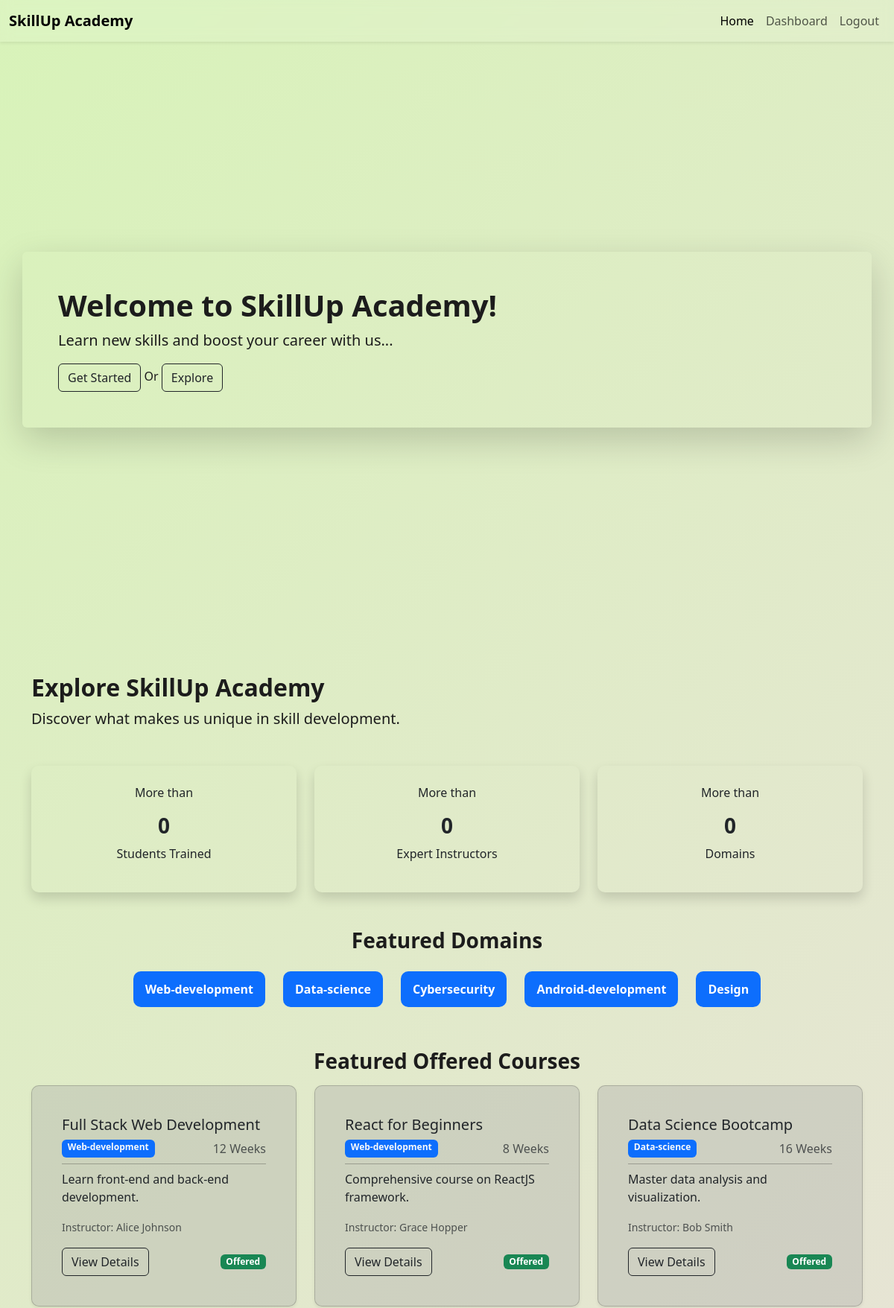
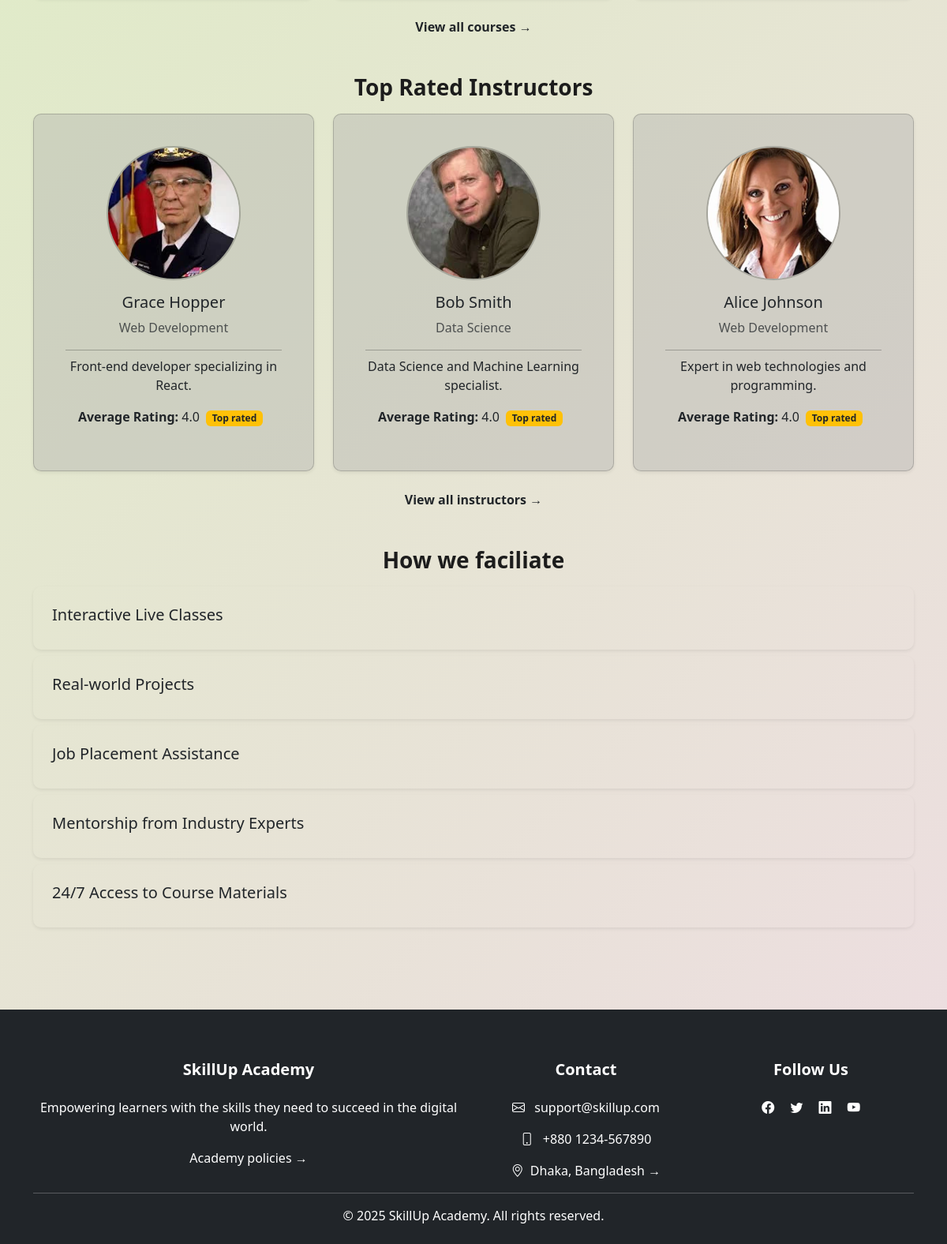
/ (signed in), run on the app's committed database (2 pictures, top to bottom).
### tables this page shows
CREATE TABLE `courses` (
  `c_id` smallint(6) NOT NULL,
  `title` varchar(100) NOT NULL,
  `amount` smallint(6) NOT NULL,
  `description` varchar(500) NOT NULL,
  `domain` varchar(50) NOT NULL,
  `duration` smallint(6) NOT NULL,
  `u_id` int(11) NOT NULL,
  `start_date` date NOT NULL,
  `status` varchar(7) NOT NULL,
  `url` varchar(50) DEFAULT NULL
);

CREATE TABLE `users` (
  `u_id` int(11) NOT NULL,
  `email` varchar(50) NOT NULL,
  `contact` varchar(10) NOT NULL,
  `reg_date` date NOT NULL DEFAULT curdate(),
  `dob` date NOT NULL,
  `gender` varchar(6) NOT NULL,
  `name` varchar(100) NOT NULL
);

CREATE TABLE `instructors` (
  `u_id` int(11) NOT NULL,
  `bio` varchar(500) DEFAULT NULL,
  `domain` varchar(50) NOT NULL,
  `title` varchar(10) NOT NULL,
  `skills` varchar(100) DEFAULT NULL,
  `image` varchar(100) DEFAULT NULL
);

### index.php (the view, shortened to what this page needs)
<?php
include 'auth/cnct.php';
?>
<!DOCTYPE html>
<html lang="en">
<head>
    <link href="https://cdn.jsdelivr.net/npm/bootstrap@5.3.7/dist/css/bootstrap.min.css" rel="stylesheet">
    <link rel="stylesheet" href="https://cdn.jsdelivr.net/npm/bootstrap-icons@1.11.3/font/bootstrap-icons.css">
<link rel="preload" href="style.css" as="style" onload="this.onload=null;this.rel='stylesheet'">
</head>
<body>
<nav class="navbar navbar-expand-lg navbar-blur sticky-top shadow-sm">
  <div class="container-fluid">
    <a class="navbar-brand fw-bold" href="">SkillUp Academy</a>
    <div class="collapse navbar-collapse" id="navbarNav">
      <ul class="navbar-nav ms-auto">
        <li class="nav-item">
          <a class="nav-link active" href="">Home</a>
        </li>
        <?php
          if(isset($_SESSION['role'])){
            echo'<li class="nav-item">';
            if($_SESSION['role']==="Student")
              echo '<a class="nav-link" href="student/dashboard.php">Dashboard</a> </li>';
            else if($_SESSION['role']==="Instructor")
              echo '<a class="nav-link" href="instructor/dashboard.php">Dashboard</a> </li>';
            else
              echo '<a class="nav-link" href="admin/dashboard.php">Dashboard</a> </li>';
            echo'<li class="nav-item">
                  <a class="nav-link" href="auth/logout.php">Logout</a>
                  </li>';
          }
          else{
            echo '<a class="nav-link" href="auth/login.php">Login</a> </li>
                  <li class="nav-item">
                  <a class="nav-link" href="auth/signup.php">Signup</a>
                  </li>';
          }
        ?>
      </ul>
    </div>
  </div>
</nav>
<section class="vh-100 hero-section d-flex align-items-center">
  <div class="container card-h shadow-lg p-5 rounded">
    <div class="hero-text">
      <h1 class="fw-bold" id="hero-text"></h1>
      <p class="lead">Learn new skills and boost your career with us...</p>
      <a href="auth/signup.html" class="btn btn-outline-dark">Get Started</a>
      <span>Or</span>
      <a href="#explore" class="btn btn-outline-dark">Explore</a>
    </div>
  </div>
</section>
<?php
$stmt_student = $conn->prepare("SELECT COUNT(*) FROM students");
$stmt_instructor = $conn->prepare("SELECT COUNT(*) FROM instructors");
$stmt_domain = $conn->prepare("SELECT COUNT(DISTINCT domain) FROM courses");
try{
$stmt_student->execute();
$stmt_student->bind_result($studentCount);
$stmt_student->fetch();
$stmt_instructor->execute();
$stmt_instructor->bind_result($instructorCount);
$stmt_instructor->fetch();
$stmt_domain->execute();
$stmt_domain->bind_result($domainCount);
$stmt_domain->fetch();
}
catch(Exception $e){
  $stmt_student->close();
  $stmt_instructor->close();
  $stmt_domain->close();
  $conn->close();
  header("Location: ops.php");
  exit();
}
?>
<section id="explore" class="py-5">
  <div class="container">
    <div class="mb-5">
      <h2 class="fw-bold">Explore SkillUp Academy</h2>
      <p class="lead">Discover what makes us unique in skill development.</p>
  </div>
  <div class="row justify-content-center text-center mb-5">
      <div class="col-md-4">
        <div class="card card-h h-100 shadow border-0 p-4 bg-transparent">
          <p>More than</p>
          <h3 class="fw-bold counter" data-target="<?php echo $studentCount  ?>">0</h3>
        <p>Students Trained</p>
        </div>
      </div>
      <div class="col-md-4">
        <div class="card card-h h-100 shadow border-0 p-4 bg-transparent">
          <p>More than</p>
          <h3 class="fw-bold counter" data-target="<?php echo $instructorCount  ?>">0</h3>
        <p>Expert Instructors</p>
        </div>
      </div>
      <div class="col-md-4">
        <div class="card card-h h-100 shadow border-0 p-4 bg-transparent">
          <p>More than</p>
          <h3 class="fw-bold counter" data-target="<?php echo $domainCount  ?>">0</h3>
        <p>Domains</p>
        </div>
      </div>
    </div>
    <?php
$stmt = $conn->prepare("SELECT domain, COUNT(*) as total_courses FROM courses GROUP BY domain ORDER BY total_courses DESC LIMIT 5");
try{
$stmt->execute();
}
catch(Exception $e){
  $stmt->close();
  $conn->close();
  session_destroy();
  header("Location: ops.php");
  exit();
}
$result = $stmt->get_result();
?>
<div class="mb-5">
  <h3 class="mb-3 text-center fw-bold">Featured Domains</h3>
  <div class="d-flex flex-wrap justify-content-center gap-2">
    <?php while ($row = $result->fetch_assoc()) { ?>
      <span class="card-h badge bg-primary fs-6 fw-semibold px-3 py-3 m-2">
        <?php echo htmlspecialchars(ucfirst($row['domain'])); ?>
      </span>
    <?php } ?>
  </div>
</div>
<?php
$stmt = $conn->prepare("
    SELECT c.*, u.name AS instructor, COALESCE(AVG(e.rating), 0) AS avg_rating
    FROM courses c
    JOIN users u ON c.u_id = u.u_id
    LEFT JOIN enrolls e ON c.c_id = e.c_id
    WHERE c.status = 'offered'
    GROUP BY c.c_id
    ORDER BY avg_rating DESC
    LIMIT 3
");
try {
    $stmt->execute();
} catch(Exception $e) {
    $stmt->close();
    $conn->close();
    session_destroy();
    header("Location: ops.php");
    exit();
}
$result = $stmt->get_result();
$courses = $result->fetch_all(MYSQLI_ASSOC);
?>
<div class="mb-5">
    <h3 class="mb-3 fw-bold text-center">Featured Offered Courses</h3>
    <div class="row justify-content-center">
        <?php foreach ($courses as $course): ?>
            <div class="col-md-4 mb-4">
                <div class="card card-h h-100 shadow-sm border-1 p-4" style="background-color: rgba(169, 169, 169, 0.356);">
                    <div class="card-body">
                        <h5 class="card-title"><?= htmlspecialchars($course['title']) ?></h5>
                        <div class="d-flex justify-content-between mb-2">
                            <span class="badge bg-primary text-light"><?= htmlspecialchars(ucfirst($course['domain'])) ?></span>
                            <span class="text-muted"><?= htmlspecialchars(ceil($course['duration'])) ?> Weeks</span>
                        </div>
                        <hr class="divider my-2">
                        <p class="card-text"><?= htmlspecialchars($course['description']) ?></p>
                        <p class="text-muted"><small>Instructor: <?= htmlspecialchars($course['instructor']) ?></small></p>
                        <div class="d-flex justify-content-between align-items-center">
                            <a href="course-details/full-stack-web-dev.php" class="btn btn-md btn-outline-dark">View Details</a>
                            <span class="badge bg-success">Offered</span>
                        </div>
                    </div>
                </div>
            </div>
        <?php endforeach; ?>
        <div class="col md-12 text-center">
          <a href="courses.php" class="text-dark text-decoration-none fw-bold ">View all courses &rarr;</a>
        </div>
    </div>
</div>
<?php
$stmt = $conn->prepare("
    SELECT
      i.u_id,
      u.name,
      i.image,
      i.bio,
      i.domain,
      COALESCE(AVG(e.rating), 0) AS avg_rating
    FROM instructors i
    JOIN users u ON i.u_id = u.u_id
    LEFT JOIN courses c ON i.u_id = c.u_id
    LEFT JOIN enrolls e ON c.c_id = e.c_id
    GROUP BY i.u_id
    ORDER BY avg_rating DESC
    LIMIT 3
");
try {
    $stmt->execute();
    $result = $stmt->get_result();
    $instructors = $result->fetch_all(MYSQLI_ASSOC);
} catch (Exception $e) {
    if (isset($stmt)) $stmt->close();
    $conn->close();
    session_destroy();
    header("Location: ops.php");
    exit();
}
?>
<div class="mb-5">
  <h3 class="mb-3 text-center fw-bold">Top Rated Instructors</h3>
  <div class="row justify-content-center text-center mb-5">
    <?php foreach ($instructors as $inst): ?>
      <div class="col-md-4 mb-4">
        <div class="card card-h h-100 shadow-sm border-1 p-4" style="background-color: rgba(169, 169, 169, 0.356);">
          <div class="card-body text-center">
            <img src="<?= htmlspecialchars($inst['image'] ?: 'default-teacher.png') ?>" class="rounded-circle mb-3" width="100" height="100" alt="<?= htmlspecialchars($inst['name']) ?> " loading="lazy">
            <h5 class="card-title"><?= htmlspecialchars($inst['name']) ?></h5>
            <p class="text-muted"><?= htmlspecialchars(ucwords(str_replace('-', ' ', $inst['domain']))) ?></p>
            <hr class="divider my-2">
            <p class="card-text"><?= htmlspecialchars($inst['bio'] ?: 'No bio available.') ?></p>
            <p><strong>Average Rating:</strong> <?= number_format($inst['avg_rating'], 1) ?><span class="badge bg-warning mx-2 text-dark">Top rated</span></p>
          </div>
        </div>
      </div>
    <?php endforeach; ?>
    <div class="col md-12 text-center">
          <a href="instructors.php" class="text-dark text-decoration-none fw-bold ">View all instructors &rarr;</a>
        </div>
  </div>
</div>
    <div class="mb-5">
      <h3 class="mb-3 fw-bold text-center">How we faciliate</h4>
      <div class="row justify-content-center mb-5">
      <div class="col-md-12 mb-2">
        <div class="card card-h h-100 shadow-sm border-0 p-4 bg-transparent">
          <h5>Interactive Live Classes</h5>
        </div>
      </div>
      <div class="col-md-12 mb-2">
        <div class="card card-h h-100 shadow-sm border-0 p-4 bg-transparent">
          <h5>Real-world Projects</h5>
        </div>
      </div>
      <div class="col-md-12 mb-2">
        <div class="card card-h h-100 shadow-sm border-0 p-4 bg-transparent">
          <h5>Job Placement Assistance</h5>
        </div>
      </div>
      <div class="col-md-12 mb-2">
        <div class="card card-h h-100 shadow-sm border-0 p-4 bg-transparent">
          <h5>Mentorship from Industry Experts</h5>
        </div>
      </div>
      <div class="col-md-12 mb-2">
        <div class="card card-h h-100 shadow-sm border-0 p-4 bg-transparent">
          <h5>24/7 Access to Course Materials</h5>
        </div>
      </div>
    </div>
    </div>
</section>
</body>
<footer class="bg-dark text-white pt-5 pb-4">
  <div class="container text-md-left">
    <div class="row text-center text-md-left">
      <div class="col-md-6 col-lg-6 col-xl-6 mx-auto mt-3">
        <h5 class="mb-4 fw-bold">SkillUp Academy</h5>
        <p>Empowering learners with the skills they need to succeed in the digital world.</p>
        <a href="policies.html" class="text-white text-decoration-none">Academy policies &rarr;</a>
      </div>
      <div class="col-md-3 col-lg-3 col-xl-3 mx-auto mt-3">
        <h5 class="mb-4 fw-bold">Contact</h5>
        <p><i class="bi bi-envelope me-2"></i> support@skillup.com</p>
        <p><i class="bi bi-phone me-2"></i> +880 1234-567890</p>
        <a href="locate.php" class="text-white text-decoration-none"><i class="bi bi-geo-alt me-2"></i>Dhaka, Bangladesh &rarr;</a>
      </div>
      <div class="col-md-3 col-lg-3 col-xl-3 mx-auto mt-3">
        <h5 class="mb-4 fw-bold">Follow Us</h5>
        <a href="#" class="text-white me-3"><i class="bi bi-facebook"></i></a>
        <a href="#" class="text-white me-3"><i class="bi bi-twitter"></i></a>
        <a href="#" class="text-white me-3"><i class="bi bi-linkedin"></i></a>
        <a href="#" class="text-white"><i class="bi bi-youtube"></i></a>
      </div>
    </div>
     <hr class="my-3">
    <div class="text-center">
      <p class="mb-0">&copy; 2025 SkillUp Academy. All rights reserved.</p>
    </div>
  </div>
</footer>
</html>

### style.css (style rules this page uses)
html, body { margin: 0; padding: 0; background: linear-gradient(-45deg, #f6ed91, #bcecf0, #f5d5f0, #d8f3b9); background-size: 400% 400%; background-attachment: fixed; animation: gradientBG 10s ease-in-out infinite; font-family: 'Segoe UI', Tahoma, Geneva, Verdana, sans-serif; color: #1c1c1c; }
.navbar-blur { background-color: rgba(255, 255, 255, 0.1); backdrop-filter: blur(8px); -webkit-backdrop-filter: blur(8px); }
.card-h { border-radius: 10px; transition: transform 0.3s ease; }
.divider { border-top: 1px solid #000000; margin: 1rem 0; }
.rounded-circle { width: 170px; height: 170px; object-fit: cover; border-radius: 50%; border: 2px solid rgba(0, 0, 0, 0.2); }

### data on the page
courses: title "Full Stack Web Development", domain "Web-development", duration "12", description "Learn front-end and back-end development.", users.name "Alice Johnson"
courses: title "React for Beginners", domain "Web-development", duration "8", description "Comprehensive course on ReactJS framework.", users.name "Grace Hopper"
courses: title "Data Science Bootcamp", domain "Data-science", duration "16", description "Master data analysis and visualization.", users.name "Bob Smith"
instructors: image (picture), u_id.name "Grace Hopper", domain "Web Development", bio "Front-end developer specializing in React.", avg_rating "4.0"
instructors: image (picture), u_id.name "Bob Smith", domain "Data Science", bio "Data Science and Machine Learning specialist.", avg_rating "4.0"
instructors: image (picture), u_id.name "Alice Johnson", domain "Web Development", bio "Expert in web technologies and programming.", avg_rating "4.0"

### other printed values
$row['domain'] "Web-development"
$row['domain'] "Data-science"
$row['domain'] "Cybersecurity"
$row['domain'] "Android-development"
$row['domain'] "Design"
